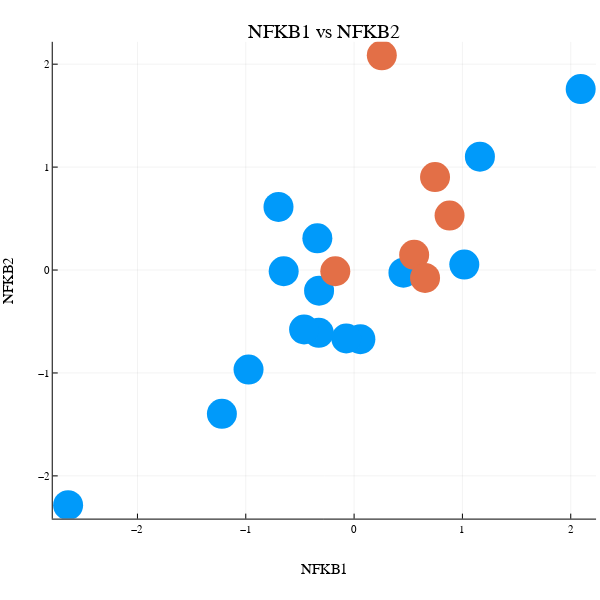

Notebook source saved alongside this figure:
### Markdown cell above
# Figure 2 A

### Code cell
#linesToHighlight=["U2932","SUDHL10","TMD8","RIVA","RCK8"]
cooFileName="RNAseqData/cellLineRNAseq_justDLBCL_COO.csv"
cooDF = DataFrame(CSV.File(cooFileName))
colorOfPoints=Array(cooDF[1,2:end])
#display(colorOfPoints)
colorArray=zeros(size(colorOfPoints))
colorArray[findall(x->x=="GCB",colorOfPoints)].=1
colorArray[findall(x->x=="ABC",colorOfPoints)].=2
CSV.write("cellLineDF.csv",cellLineDF)



pairsToPlot=[[4,5]]

plotList = repeat([plot(1)], length(genesOfInterest))
histList=repeat([plot(1)], length(pairsToPlot))

for pairIndex in 1:length(pairsToPlot)
    thisHist=scatter(Vector(cellLineDF[pairsToPlot[pairIndex][1],2:end]),Vector(cellLineDF[pairsToPlot[1][2],2:end]),title=cellLineDF[pairsToPlot[pairIndex][1],1]*" vs "*cellLineDF[pairsToPlot[pairIndex][2],1],xlabel=cellLineDF[pairsToPlot[pairIndex][1],1],ylabel=cellLineDF[pairsToPlot[pairIndex][2],1],label=false,group=colorArray[1:end],hover = names(cooDF)[2:end],markerstrokewidth=0,markersize=15,dpi=300,size=(500,500))
#        thisHist=scatter(Vector(cellLineDF[pairsToPlot[pairIndex][1],2:end-1]),Vector(cellLineDF[pairsToPlot[pairIndex][2],2:end-1]),title=cellLineDF[pairsToPlot[pairIndex][1],1]*" vs "*cellLineDF[pairsToPlot[pairIndex][2],1],xlabel=cellLineDF[pairsToPlot[pairIndex][1],1],ylabel=cellLineDF[pairsToPlot[pairIndex][2],1],label=false,group=colorArray,hover = names(cooDF)[2:end],markerstrokewidth=0,markersize=15,dpi=300,size=(500,500))
    histList[pairIndex]=thisHist
end
#display(plot(plotList...,size=(600,600)))
plot(histList...,left_margin = 5mm,bottom_margin=10mm,size=(600,600))

### Figure 1 — Plotly figure (JSON) as saved in the notebook; plotly's stock layout.template omitted (floating-point values rounded to 4 significant figures)
{"data": [{"colorbar": {"title": ""}, "hoverinfo": "text", "legendgroup": "", "marker": {"color": "rgba(0, 154, 250, 1.000)", "line": {"color": "rgba(0, 0, 0, 1.000)", "width": 0}, "size": 30, "symbol": "circle"}, "mode": "markers", "name": "", "showlegend": false, "text": ["DB", "DOHH2", "FARAGE", "KARPAS422", "OCILY1", "OCILY18", "OCILY19", "OCILY7", "OCILY8", "SUDHL10", "SUDHL16", "SUDHL4", "SUDHL6", "TOLEDO", "WSU_DLCL2"], "type": "scatter", "x": [0.05799, 1.162, 2.092, -2.64, -0.9744, -0.07216, -0.3261, -0.4616, -1.22, 1.017, -0.6499, -0.3232, -0.6978, -0.3392, 0.4555], "xaxis": "x", "y": [-0.6722, 1.101, 1.759, -2.284, -0.9673, -0.6653, -0.6096, -0.5779, -1.397, 0.0531, -0.01171, -0.2006, 0.6131, 0.308, -0.02581], "yaxis": "y", "zmax": null, "zmin": null}, {"colorbar": {"title": ""}, "hoverinfo": "text", "legendgroup": "", "marker": {"color": "rgba(227, 111, 71, 1.000)", "line": {"color": "rgba(0, 0, 0, 1.000)", "width": 0}, "size": 30, "symbol": "circle"}, "mode": "markers", "name": "", "showlegend": false, "text": ["HBL1", "RCK8", "RIVA", "SUDHL2", "TMD8", "U2932"], "type": "scatter", "x": [0.8814, 0.2558, -0.1735, 0.7473, 0.5546, 0.655], "xaxis": "x", "y": [0.5295, 2.086, -0.01198, 0.9032, 0.1478, -0.07703], "yaxis": "y", "zmax": null, "zmin": null}], "layout": {"annotations": [{"font": {"color": "rgba(0, 0, 0, 1.000)", "family": "sans-serif", "size": 20}, "rotation": 0, "showarrow": false, "text": "NFKB1 vs NFKB2", "x": 0.5407, "xanchor": "center", "xref": "paper", "y": 1, "yanchor": "top", "yref": "paper"}], "height": 600, "legend_position": {"bgcolor": "rgba(255, 255, 255, 1.000)", "bordercolor": "rgba(0, 0, 0, 1.000)", "borderwidth": 1, "font": {"color": "rgba(0, 0, 0, 1.000)", "family": "sans-serif", "size": 11}, "title": {"font": {"color": "rgba(0, 0, 0, 1.000)", "family": "sans-serif", "size": 15}, "text": ""}, "tracegroupgap": 0, "traceorder": "normal", "x": 1, "xanchor": "auto", "y": 1, "yanchor": "auto"}, "margin": {"b": 20, "l": 0, "r": 0, "t": 20}, "paper_bgcolor": "rgba(255, 255, 255, 1.000)", "plot_bgcolor": "rgba(255, 255, 255, 1.000)", "showlegend": true, "width": 600, "xaxis": {"anchor": "y", "domain": [0.0879, 0.9934], "gridcolor": "rgba(0, 0, 0, 0.100)", "gridwidth": 0.5, "linecolor": "rgba(0, 0, 0, 1.000)", "mirror": false, "range": [-2.782, 2.234], "showgrid": true, "showline": true, "showticklabels": true, "tickangle": 0, "tickcolor": "rgb(0, 0, 0)", "tickfont": {"color": "rgba(0, 0, 0, 1.000)", "family": "sans-serif", "size": 11}, "tickmode": "array", "ticks": "inside", "ticktext": ["−2", "−1", "0", "1", "2"], "tickvals": [-2, -1, 0, 1, 2], "title": "NFKB1", "titlefont": {"color": "rgba(0, 0, 0, 1.000)", "family": "sans-serif", "size": 15}, "type": "-", "visible": true, "zeroline": false, "zerolinecolor": "rgba(0, 0, 0, 1.000)"}, "yaxis": {"anchor": "x", "domain": [0.1096, 0.961], "gridcolor": "rgba(0, 0, 0, 0.100)", "gridwidth": 0.5, "linecolor": "rgba(0, 0, 0, 1.000)", "mirror": false, "range": [-2.415, 2.217], "showgrid": true, "showline": true, "showticklabels": true, "tickangle": 0, "tickcolor": "rgb(0, 0, 0)", "tickfont": {"color": "rgba(0, 0, 0, 1.000)", "family": "sans-serif", "size": 11}, "tickmode": "array", "ticks": "inside", "ticktext": ["−2", "−1", "0", "1", "2"], "tickvals": [-2, -1, 0, 1, 2], "title": "NFKB2", "titlefont": {"color": "rgba(0, 0, 0, 1.000)", "family": "sans-serif", "size": 15}, "type": "-", "visible": true, "zeroline": false, "zerolinecolor": "rgba(0, 0, 0, 1.000)"}}}
